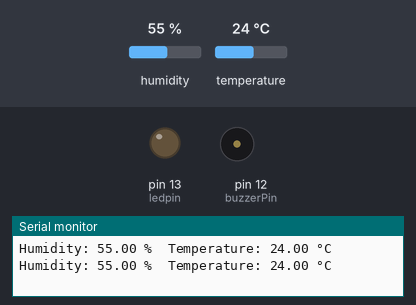
The sketch below on a simulated Arduino Uno, built with avr-gcc and run on an emulated ATmega328P. Shown: output pins drawn as LEDs (lit = HIGH), buzzer (waves = sounding), the last lines printed to the serial monitor. The test bench sets the inputs (shaded band); at power-on: temperature 24 °C, humidity 55 %.

Above: at 4.8 s.
4.9 s: temperature set to 39.3 °C
7.9 s: temperature set to 40.9 °C
At 9.1 s:
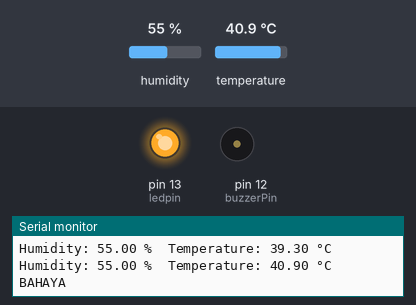
13.5 s: temperature set to 12 °C
At 15.2 s:
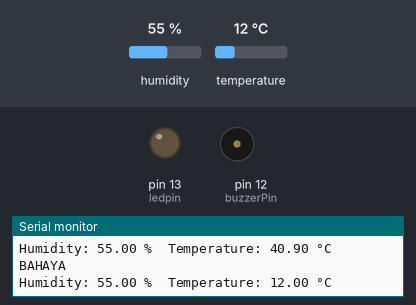
Timing chart, 0 to 16.7 s (numbered marks = the images above; inputs shaded):
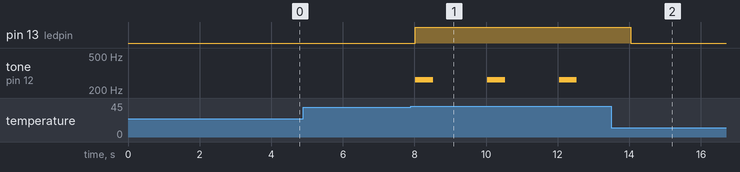

The sketch:

sketch.ino
```cpp
#include <DHT.h>

#define DHTPIN 3
#define DHTTYPE DHT22

DHT dht(DHTPIN, DHTTYPE);

int ledpin = 13;
int buzzerPin = 12;

int melody[] = {262};

void setup() {
  Serial.begin(9600);
  dht.begin();
  pinMode(ledpin, OUTPUT);
  pinMode(buzzerPin, OUTPUT);
}

void loop() {
  delay(2000);

  float humidity = dht.readHumidity();
  float temperature = dht.readTemperature();

  Serial.print("Humidity: ");
  Serial.print(humidity);
  Serial.print(" %\t");
  Serial.print("Temperature: ");
  Serial.print(temperature);
  Serial.println(" °C");

  if (temperature > 40.0 || temperature < 0 && (humidity < 40.0 || humidity > 60.0)) {
    digitalWrite(ledpin, HIGH);
    tone(buzzerPin, melody[0], 500);
    Serial.println("BAHAYA");
  }
  else {
    digitalWrite(ledpin, LOW);
    noTone(buzzerPin);
  }
}
```

Measured:
- the behaviour switches between 40 and 40.1 °C on temperature (found by bisection; images 0 and 1)
- after the input at 7.9 s, pin 13 (ledpin): LOW → HIGH after 0.13 s; tone on pin 12 (buzzerPin): alternates 262 Hz for 0.50 s and silent for 1.5 s, starting after 0.13 s
- after the input at 13.5 s, pin 13 (ledpin): HIGH → LOW after 0.55 s; tone on pin 12 (buzzerPin): stops changing and stays silent
